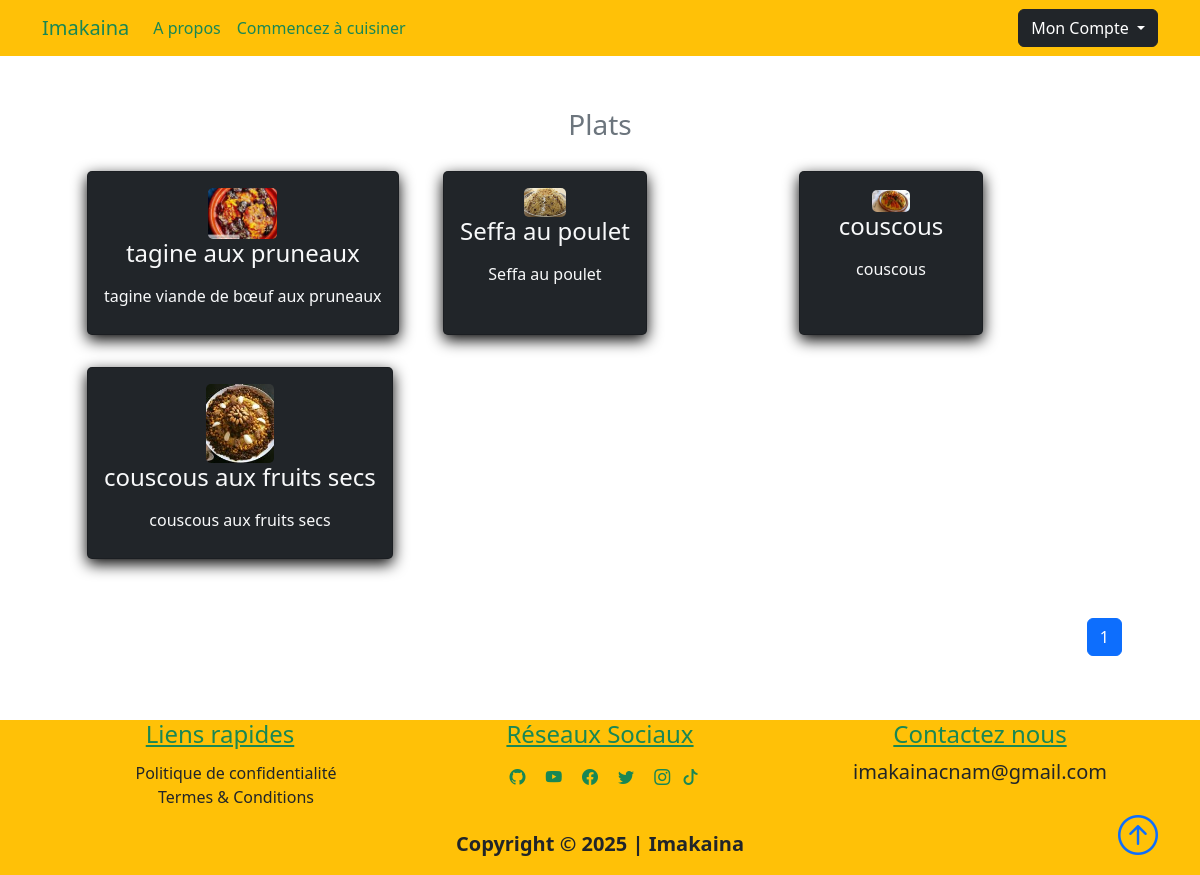
/plats (signed in), run on the app's committed database.
### projet/models.py (models this page shows, shortened)
class Plat(db.Model):
    id = db.Column(db.Integer, primary_key=True, autoincrement=True)
    title = db.Column(db.String(50), unique=True, nullable=False)
    description = db.Column(db.String(150), nullable=False)
    icon = db.Column(db.String(20), nullable=False, default="default_icon.jpg")
    recettes = db.relationship("Recette", backref="plat_name", lazy=True)

### projet/plats/routes.py (the view)
@plats_bp.route("/plats")
def plats():
    page = request.args.get("page", 1, type=int)
    plats = Plat.query.paginate(page=page, per_page=6)
    return render_template("plats.html", title="plats", plats=plats)

### projet/models.py (called while the page is built)
@login_manager.user_loader
def load_user(user_id):
    return User.query.get(int(user_id))

### projet/templates/plats.html
{% extends "layout.html"%}
{% block content %}
<section class="bg-ligh">
    <div class="container p-5">
        <h3 class="text-center text-secondary" id='learn'>Plats</h3>
        <div class="row">
            {% for plat in plats.items %}
            <div class="col-sm-12 col-md-6 col-lg-4 p-3 d-flex align-items-stretch">
                <a href="{{url_for('plats.plat', plat_title=plat.title)}}" class="text-decoration-none">
                    <div class="card bg-dark text-light h-100">
                        <div class="card-body text-center">
                            <img src="{{url_for('static', filename='plat_icons/'+plat.icon)}}" alt=""
                                class="card-img w-25">
                            <h4 class="card-title mb-3">
                                {{plat.title}}
                            </h4>
                            <p class="card-text">{{plat.description}}</p>
                        </div>
                    </div>
                </a>
            </div>
            {% endfor %}
            <nav class="mt-5" aria-label="...">
                <ul class="pagination" style="display: flex; justify-content: flex-end">
                    {% for page_num in plats.iter_pages(left_edge=1, right_edge=1, left_current=1, right_current=2) %}
                    {% if page_num %}
                    {% if plats.page == page_num %}
                    <li class="page-item active">
                        <a href="{{url_for('plats.plats', page=page_num)}}" class="page-link">{{page_num}}</a>
                    </li>
                    {%else%}
                    <li class="page-item">
                        <a href="{{url_for('plats.plats', page=page_num)}}" class="page-link">{{page_num}}</a>
                    </li>
                    {%endif%}
                    {% else %}
                    ...
                    {% endif %}
                    {% endfor %}
                </ul>
            </nav>
        </div>
    </div>
</section>
{% endblock content %}

### projet/static/main.css (style rules this page uses)
body::before { display: block; content: ''; height: 60px; }
.card { transition: 0.7s ease; box-shadow: 0 5px 15px rgba(1 1 1/ 15); border-radius: 5px; margin: 5px; }

### data on the page
Plat: icon (picture), title "tagine aux pruneaux", description "tagine viande de bœuf aux pruneaux"
Plat: icon (picture), title "Seffa au poulet", description "Seffa au poulet"
Plat: icon (picture), title "couscous", description "couscous"
Plat: icon (picture), title "couscous aux fruits secs", description "couscous aux fruits secs"

### other printed values
{{ page_num }} "1"
